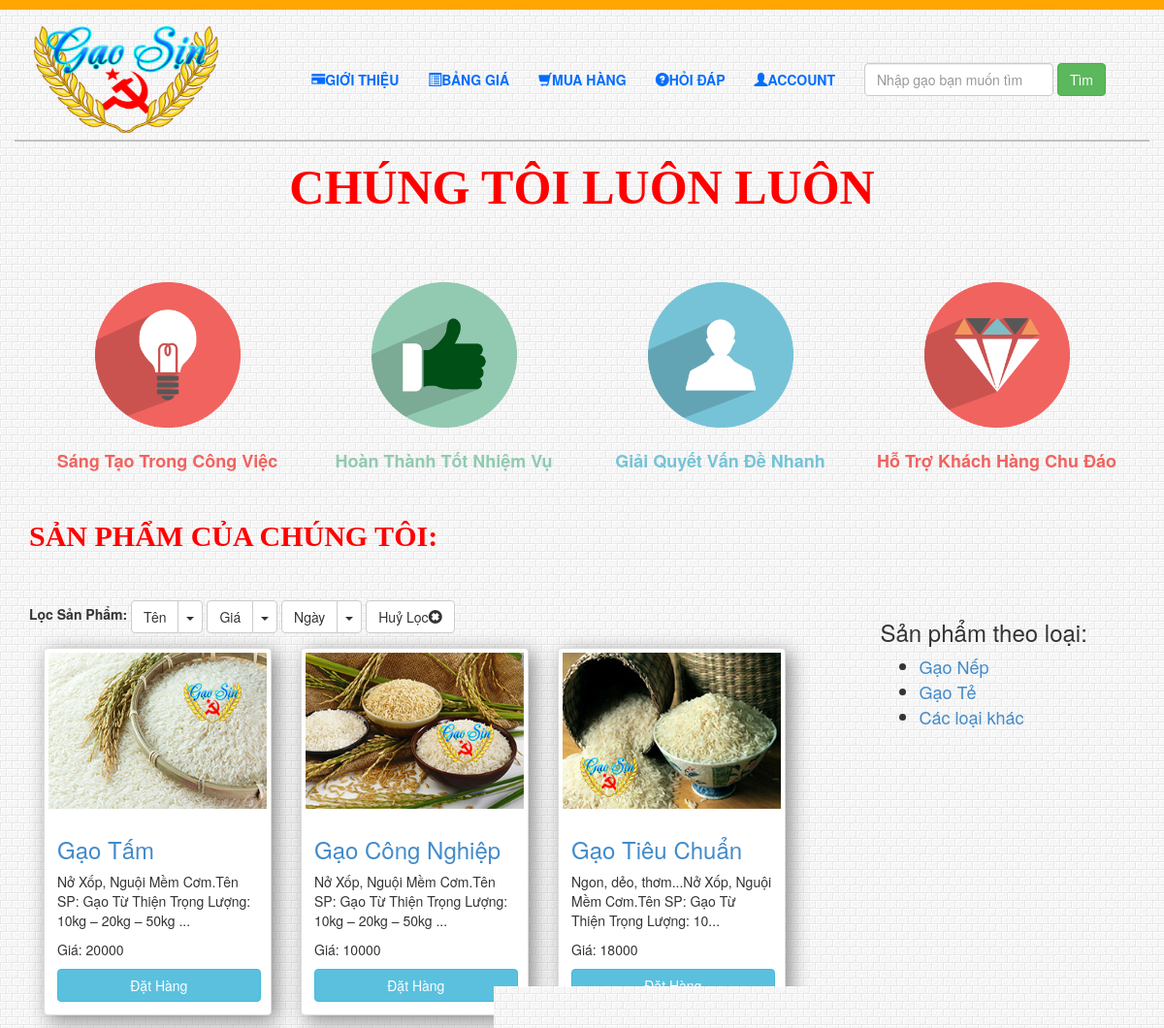
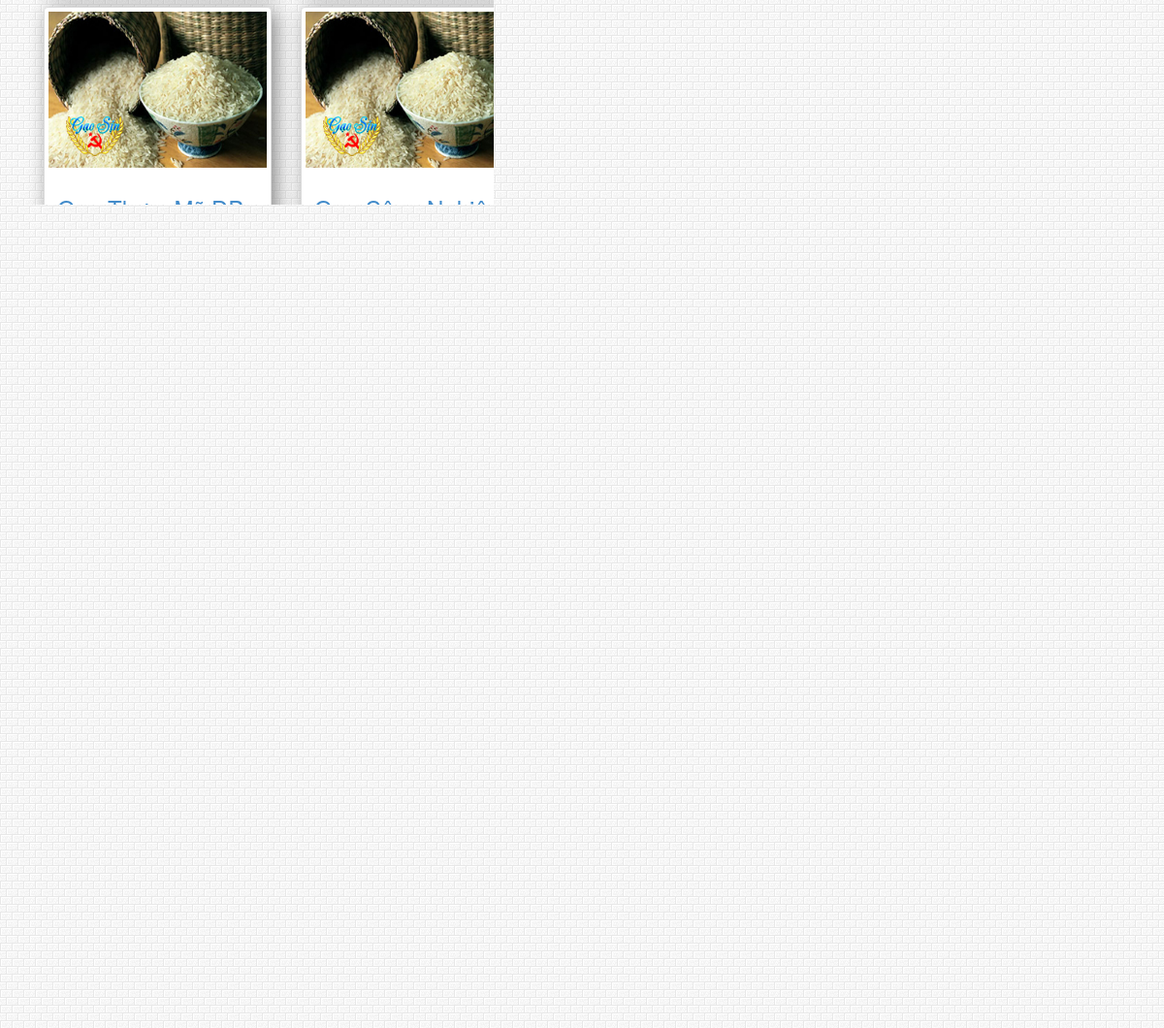
The page /purchase.php on the database its author committed (2 pictures, top to bottom).
### tables this page shows
CREATE TABLE `sanpham` (
  `id_sp` int(11) NOT NULL,
  `ten_sp` varchar(100) NOT NULL,
  `loai_sp` varchar(255) NOT NULL,
  `img_sp` text NOT NULL,
  `gia_sp` int(11) NOT NULL,
  `dt_sp` text NOT NULL,
  `mota_sp` text NOT NULL,
  `nguoitao_sp` varchar(100) NOT NULL,
  `ngaytao_sp` date NOT NULL,
  `ngaysua_sp` date NOT NULL
);

### purchase.php (the view, shortened to what this page needs)
<!DOCTYPE html>
<html lang="en">
<head>
	<link href="css/bootstrap.min.css" rel="stylesheet">
	<link rel="stylesheet" href="css/webstyle.css">
	<link rel="stylesheet" href="css/gt.css">
	<link rel="stylesheet" href="css/purchase.css">
</head>
<body>
	<?php
		include "includes/header.php"
	?>
	<?php
		include "includes/icon.php"
	?>
	<br>
	<?php
		$sql = "SELECT * FROM sanpham WHERE 1 ORDER BY id_sp asc";
		$query = mysqli_query($conn,$sql);
	?>
	<section class="container SanPham">
		<div class="row">
			<div class="col-md-12 title">
				<h2>Sản Phẩm của chúng tôi:</h2>
			</div>
		</div>
		<div class="row">
			<div class="col-md-9">
				<div class="form locsp">
					<?php include "includes/loc-sp.php" ?>
				</div>
				<table>
					<tr>
						<?php
						$i=0;
						while ($data = mysqli_fetch_array($query)){
							if ($i == 3){
								echo "</tr>";
								$i = 0;
							}
							?>
							<td  class="container col-md-4">
								<div class="thumbnail">
									<a href="display.php?id=<?php echo $data["id_sp"]; ?>"></a><img src="img/<?php echo $data["img_sp"]; ?>" alt="Ảnh Gạo <?php echo $data["id_sp"] ?>"></a>
									<div class="caption">
										<a href="display.php?id=<?php echo $data["id_sp"]; ?>"><h3><?php echo $data["ten_sp"] ?></h3></a>
										<p><?php echo substr($data["dt_sp"], 0, 100)."..."; ?></p>
										<p><?php echo "Giá: ", $data["gia_sp"]; ?></p>
										<a href="display.php?id=<?php echo $data['id_sp']; ?>" class="btn btn-info" role="button" >Đặt Hàng</a>
									</div>
								</div>
							</td>
							<?php
							$i++;
						}
						?>
					</table>
				</div>
				<div class="col-md-3">
					<h3>Sản phẩm theo loại:</h3>
					<div class="phanloai">
						<ul>
							<li><a href="purchase.php?catalog=gao-nep">Gạo Nếp</a></li>
							<li><a href="purchase.php?catalog=gao-te">Gạo Tẻ</a></li>
							<li><a href="purchase.php?catalog=khac">Các loại khác</a></li>
						</ul>
					</div>
				</div>
			</div>
		</section>
	<?php
		include "includes/footer.php"
	?>
</body>
</html>

### css/webstyle.css (style rules this page uses)
body { background-repeat: repeat; background-image: url('../img/bg.png'); background-position: top center; background-attachment: fixed; }
.thumbnail { box-shadow: 5px 5px 20px #888888; }

### css/purchase.css (style rules this page uses)
.col-md-12.title h2 { text-transform: uppercase; color: red; font-family: Garamond; font-weight: bold; margin-bottom: 50px; }
.phanloai ul li { font-size: 18px; }
.thumbnail { position: relative; width: 235px; height: 379px; }
.thumbnail .btn.btn-info { position: absolute; width: 90%; bottom: 13px; }
.thumbnail img { width: 242px; height: 161px; }

### rows shown on the page
sanpham: img_sp (picture), ten_sp "Gạo Tấm", dt_sp "Nở Xốp, Nguội Mềm Cơm.Tên SP: Gạo Từ Thiện Trọng Lượng: 10kg – 20kg – 50kg", gia_sp "20000"
sanpham: img_sp (picture), ten_sp "Gạo Công Nghiệp", dt_sp "Nở Xốp, Nguội Mềm Cơm.Tên SP: Gạo Từ Thiện Trọng Lượng: 10kg – 20kg – 50kg", gia_sp "10000"
sanpham: img_sp (picture), ten_sp "Gạo Tiêu Chuẩn", dt_sp "Ngon, dẻo, thơm...Nở Xốp, Nguội Mềm Cơm.Tên SP: Gạo Từ Thiện Trọng Lượng: 10", gia_sp "18000"
sanpham: img_sp (picture), ten_sp "Gạo Thơm Mỹ ĐB", dt_sp "Gạo hương vị tự nhiênNở Xốp, Nguội Mềm Cơm.Tên SP: Gạo Từ Thiện Trọng Lư", gia_sp "32000"
sanpham: img_sp (picture), ten_sp "Gạo Công Nghiệp", dt_sp "Nở Xốp, Nguội Mềm Cơm.Nở Xốp, Nguội Mềm Cơm.Tên SP: Gạo Từ Thiện Trọng LÆ", gia_sp "10000"
sanpham: img_sp (picture), ten_sp "Gạo Tiêu Chuẩn", dt_sp "Ngon, dẻo, thơm...Nở Xốp, Nguội Mềm Cơm.Tên SP: Gạo Từ Thiện Trọng Lượng: 10", gia_sp "18000"
sanpham: img_sp (picture), ten_sp "Gạo CK", dt_sp "Béo Ngậy Thơm Ngon", gia_sp "65000"
sanpham: img_sp (picture), ten_sp "Gạo Tám Thơm", dt_sp "Cực kỳ thơm ngon hơn tất cả các loại khác.", gia_sp "23100"
